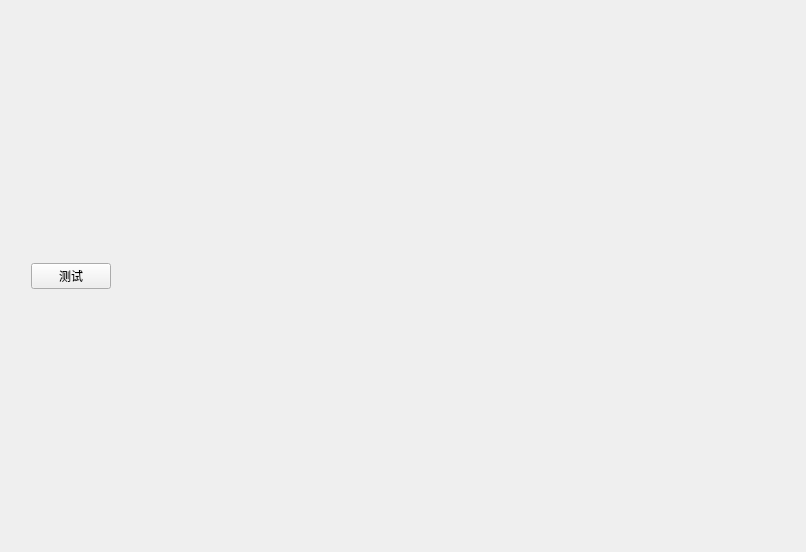
<?xml version="1.0" encoding="UTF-8"?>
<ui version="4.0">
 <class>MainWindow</class>
 <widget class="QMainWindow" name="MainWindow">
  <property name="geometry">
   <rect>
    <x>0</x>
    <y>0</y>
    <width>806</width>
    <height>552</height>
   </rect>
  </property>
  <property name="windowTitle">
   <string>MainWindow</string>
  </property>
  <widget class="QWidget" name="centralWidget">
   <layout class="QHBoxLayout" name="horizontalLayout_2">
    <item>
     <layout class="QHBoxLayout" name="horizontalLayout">
      <item>
       <spacer name="verticalSpacer">
        <property name="orientation">
         <enum>Qt::Vertical</enum>
        </property>
        <property name="sizeHint" stdset="0">
         <size>
          <width>20</width>
          <height>40</height>
         </size>
        </property>
       </spacer>
      </item>
      <item>
       <widget class="QPushButton" name="pushButton">
        <property name="text">
         <string>测试</string>
        </property>
       </widget>
      </item>
      <item>
       <spacer name="horizontalSpacer">
        <property name="orientation">
         <enum>Qt::Horizontal</enum>
        </property>
        <property name="sizeHint" stdset="0">
         <size>
          <width>40</width>
          <height>20</height>
         </size>
        </property>
       </spacer>
      </item>
     </layout>
    </item>
   </layout>
  </widget>
 </widget>
 <layoutdefault spacing="6" margin="11"/>
 <resources/>
 <connections/>
</ui>
